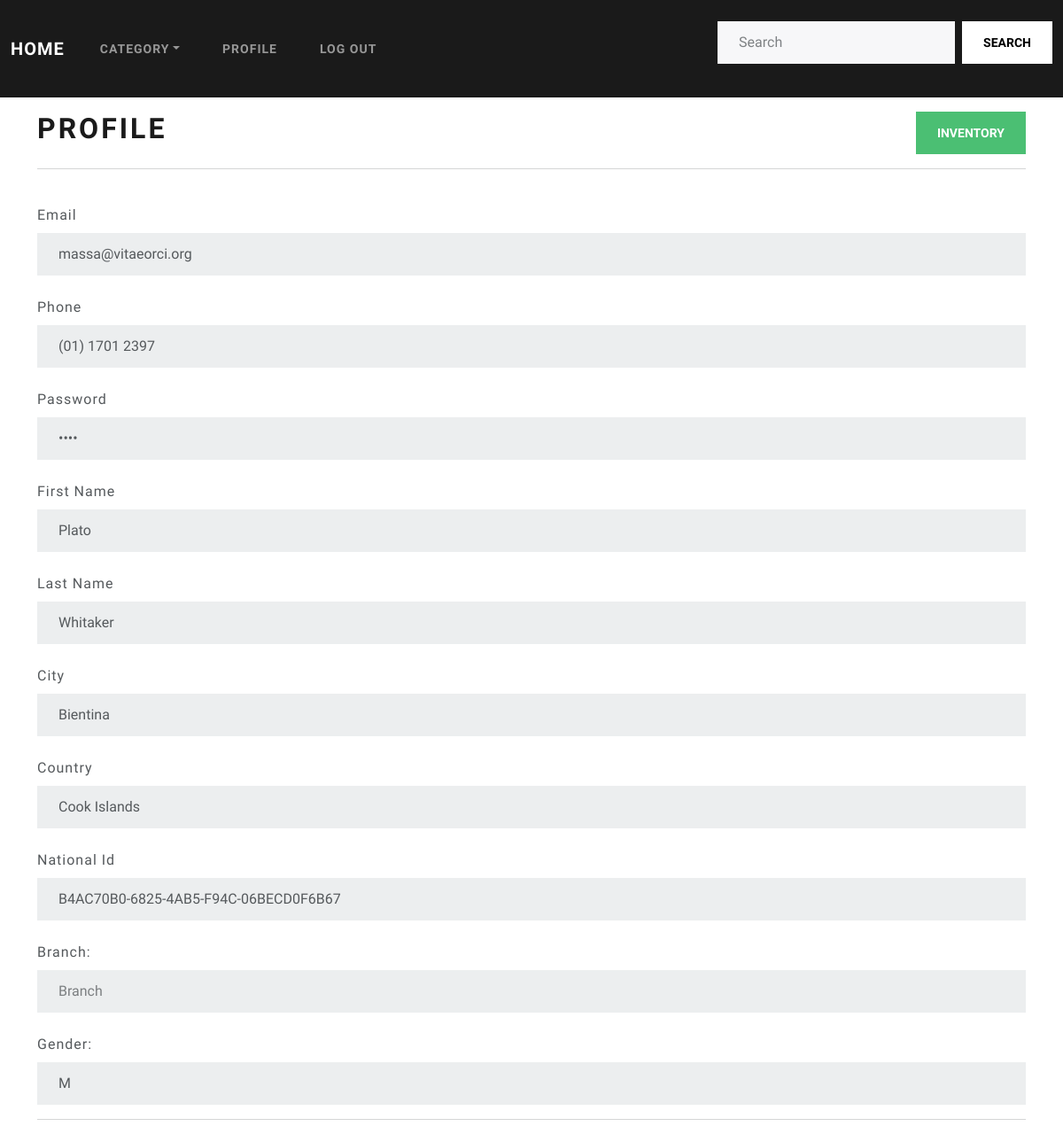
The app's page /customer (signed in) with its own data.
### tables this page shows
CREATE TABLE customers
(
    customer_id INT            NOT NULL,
    birth_date  DATE           ,
    first_name  VARCHAR(30)    NOT NULL,
    last_name   VARCHAR(30)    NOT NULL,
    gender      ENUM ('M','F') NOT NULL,
    email       VARCHAR(100)   NOT NULL,
    city        VARCHAR(50)    NOT NULL,
    country     VARCHAR(50)    NOT NULL,
    national_id VARCHAR(50)    NOT NULL,
    phone       VARCHAR(30)    NOT NULL,
    pass	VARCHAR(30)	   NOT NULL,
    balance     NUMERIC,
    branch_id	VARCHAR(30),
    PRIMARY KEY (customer_id),
    UNIQUE (email, phone, national_id),
    FOREIGN KEY (branch_id) REFERENCES branches (branch_id)
);

### mvc/controllers/BaseController.php (called while the page is built, shortened)
<?php
class BaseController{
    public static function viewDetail($path, $data=[]){
        include $path;
    }
}
?>

### index.php (called while the page is built, shortened)
<?php
    $myApp = new App();
?>

### mvc/models/CustomerModel.php (called while the page is built, shortened)
<?php
class CustomerModel extends MySQLDatabase
{
  protected $db;
  public function open_db()
  {
    $this->db = parent::connect();
  }
  public function getCustomerById($id)
  {
    $stmt = $this->db->prepare("SELECT * FROM customers WHERE customer_id=:id");
    $stmt->execute(['id' => $id]);
    $data = $stmt->fetch(PDO::FETCH_ASSOC);
    return $data;
  }
}

### mvc/core/database/mysql.php (called while the page is built)
<?php
class MySQLDatabase{
    public function connect(){
        $servername = "localhost:3306";
        $username = "root";
        $password = "";
        $dbname = "auctionmarket";
        $conn = new PDO("mysql:host=$servername;dbname=$dbname", $username, $password);
        return $conn;
    }
}
?>

### mvc/views/frontend/customers/index.php (the view, shortened to what this page needs)
<!DOCTYPE html>
<html lang="en">
<head>
</head>
<body>
    <?php
    include 'mvc/views/frontend/nav.php';
    ?>
    <div class="container">
        <form action="" method="post" class="register-form">
            <div class='row'>
                <div class='col'><h1> Profile</h1></div>
                <div class='col'>
                    <a href="/MVP_auctionmarket/customer/inventory">
                        <button type="button" class="btn btn-success" style="float:right">Inventory</button>
                    </a>
                </div>
            </div>
            <hr>
            <label for="email" class="form-label mt-4"><b>Email</b></label>
            <input type="email" class="form-control" placeholder="Email" name="email" id="email" disabled value="<?php echo $data['email']; ?>">
            <label for="phone" class="form-label mt-4"><b>Phone</b></label>
            <input type="tel" class="form-control" placeholder="Phone Number" name="phone" id="phone" disabled value="<?php echo $data['phone']; ?>">
            <label for="psw" class="form-label mt-4"><b>Password</b></label>
            <input type="password" class="form-control" placeholder="Password" name="psw" id="psw" disabled value="<?php echo $data['pass']; ?>">
            <label for="firstName" class="form-label mt-4"><b>First Name</b></label>
            <input type="text" class="form-control" placeholder="first name" name="firstName" id="firstName" disabled value="<?php echo $data['first_name']; ?>">
            <label for="lastName" class="form-label mt-4"><b>Last Name</b></label>
            <input type="text" class="form-control" placeholder="last name" name="lastName" id="lastName" disabled value="<?php echo $data['last_name']; ?>">
            <label for="city" class="form-label mt-4"><b>City</b></label>
            <input type="text" class="form-control" placeholder="city" name="city" id="city" disabled value="<?php echo $data['city']; ?>">
            <label for="country" class="form-label mt-4"><b>Country</b></label>
            <input type="text" class="form-control" placeholder="country" name="country" id="country" disabled value="<?php echo $data['country']; ?>">
            <label for="nationalId" class="form-label mt-4"><b>National Id</b></label>
            <input type="text" class="form-control" placeholder="National Id" name="nationalId" id="nationalId" disabled value="<?php echo $data['national_id']; ?>">
            <label for="branch" class="form-label mt-4">Branch:</label>
            <input type="text" class="form-control" placeholder="Branch" name="branch" id="branch" disabled value="<?php echo $data['branch_id']; ?>">
            <label for="gender" class="form-label mt-4">Gender:</label>
            <input type="text" class="form-control" placeholder="Gender" name="gender" id="gender" disabled value="<?php echo $data['gender']; ?>">
            <hr>
        </form>
    </div>
</body>
</html>

### records on screen
customers: email "massa@vitaeorci.org", phone "(01) 1701 2397", firstName "Plato", lastName "Whitaker", city "Bientina", country "Cook Islands", nationalId "B4AC70B0-6825-4AB5-F94C-06BECD0F6B67", gender "M"
